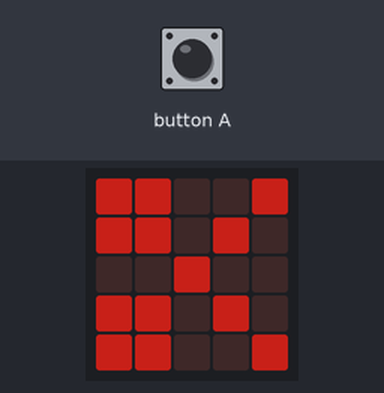
This program was run on a simulated BBC micro:bit (MakeCode). Parts: the board's 5×5 LED display. The inputs (shaded band) are chosen by the test bench. Dim RGB values are drawn brighter than linear; random numbers come from a fixed seed.

Above: at 1.2 s.
1.3 s: button A pressed 5 times (0.12 s each, 0.3 s apart)
At 2.3 s:
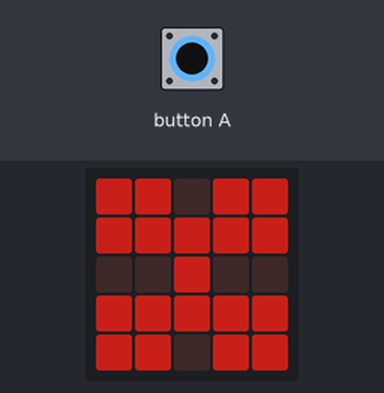
4.5 s: button A pressed for 0.15 s
At 5.3 s:
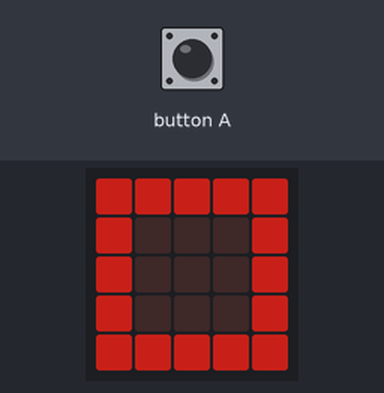
Timing chart, 0 to 7.5 s (numbered marks = the images above; inputs shaded):
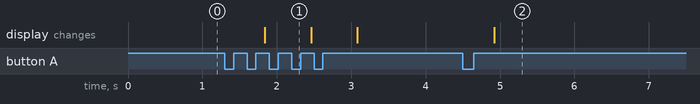

Measured:
- after the input at 1.3 s, the display: changes after 0.54 s (image 1)
- after the input at 4.5 s, the display: changes after 0.42 s (image 2)

The program:

main.ts
```typescript
input.onButtonPressed(Button.A, function () {
    val = randint(0, 2)
})
let val = 0
led.setBrightness(100)
basic.forever(function () {
    if (val == 0) {
        basic.showIcon(IconNames.Scissors)
    }
    if (val == 1) {
        basic.showIcon(IconNames.Square)
    }
    if (val == 2) {
        basic.showIcon(IconNames.Butterfly)
    }
})
```

test.ts
```typescript
// les tests vont ici ; cela ne sera pas compilé si ce paquet est utilisé en tant qu'extension.
```
